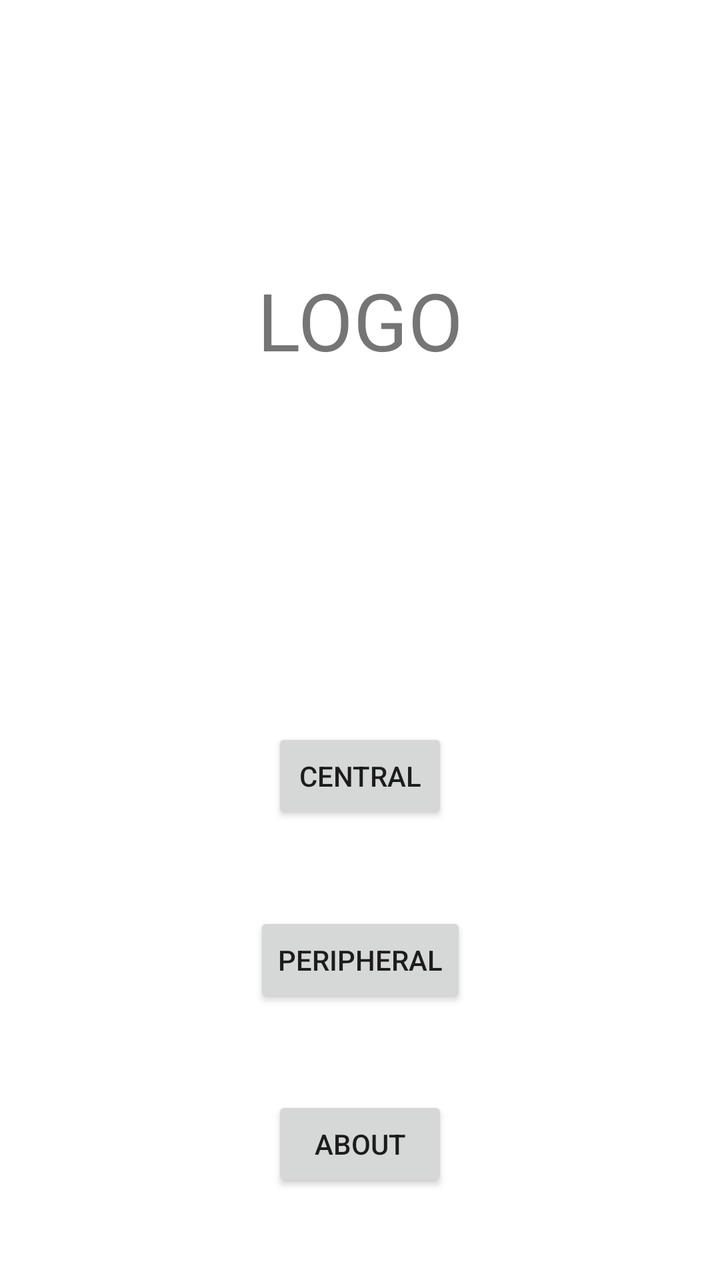
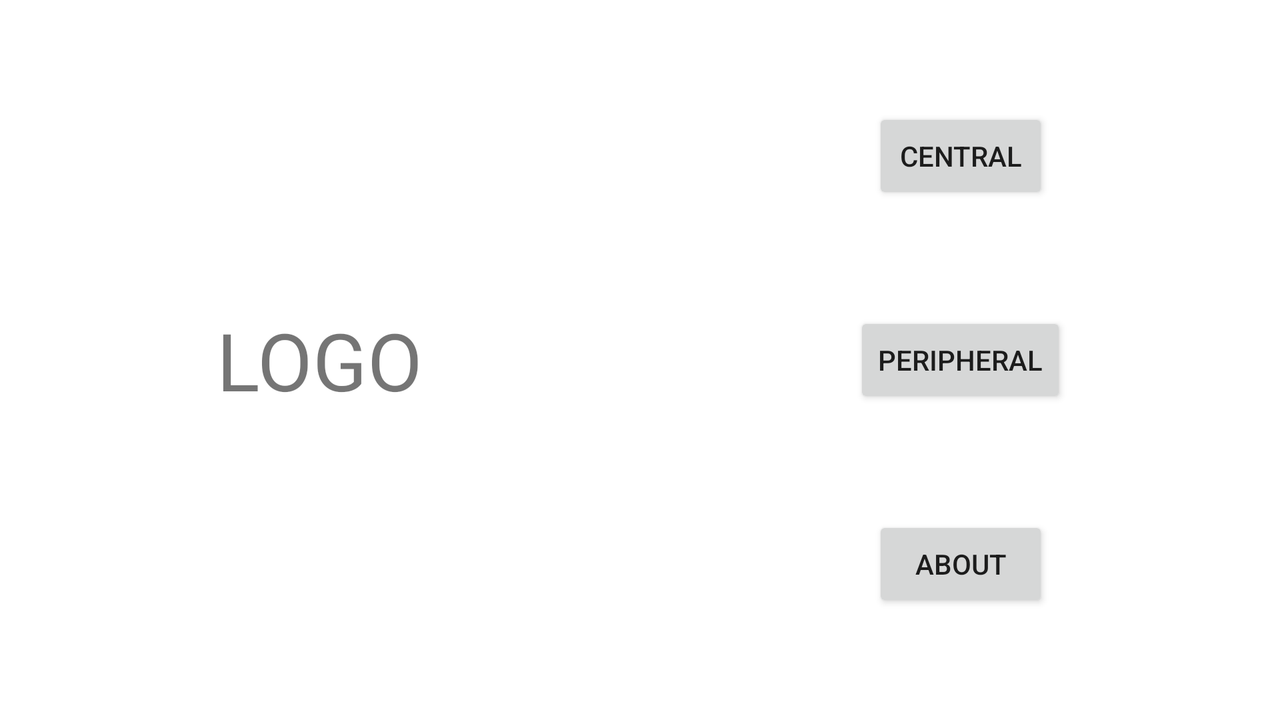

Two renders of one Android screen. The first uses the default layout on a phone; the second uses the alternative layout the repository ships for a different screen configuration, on a matching device. The two XML files are below.
<!-- AndroidManifest.xml: application theme Theme.LiZe_App -->
<!-- res/layout/activity_home.xml -->
<?xml version="1.0" encoding="utf-8"?>
<androidx.constraintlayout.widget.ConstraintLayout
    xmlns:android="http://schemas.android.com/apk/res/android"
    xmlns:app="http://schemas.android.com/apk/res-auto"
    xmlns:tools="http://schemas.android.com/tools"
    android:layout_width="match_parent"
    android:layout_height="match_parent"
    tools:context=".ui.main.MainActivity">

    <LinearLayout
        android:layout_width="match_parent"
        android:layout_height="match_parent"
        android:orientation="vertical"
        android:paddingBottom="@dimen/activity_vertical_margin"
        android:paddingLeft="@dimen/activity_horizontal_margin"
        android:paddingRight="@dimen/activity_horizontal_margin"
        android:paddingTop="@dimen/activity_vertical_margin"
        tools:context=".ui.main.MainActivity">

        <LinearLayout
            xmlns:android="http://schemas.android.com/apk/res/android"
            xmlns:tools="http://schemas.android.com/tools"
            android:layout_width="match_parent"
            android:layout_height="match_parent"
            android:layout_weight="1"
            android:orientation="vertical"
            android:paddingBottom="@dimen/activity_vertical_margin"
            android:paddingLeft="@dimen/activity_horizontal_margin"
            android:paddingRight="@dimen/activity_horizontal_margin"
            android:paddingTop="@dimen/activity_vertical_margin"
            tools:context=".ui.main.MainActivity">

            <TextView
                android:id="@+id/LOGO"
                android:layout_width="match_parent"
                android:layout_height="match_parent"
                android:layout_weight="1"
                android:text="LOGO"
                android:textSize="40sp"
                android:textAlignment="center"
                android:gravity="center"
                android:clickable="true"
                />

        </LinearLayout>

        <androidx.constraintlayout.widget.ConstraintLayout
            android:layout_width="match_parent"
            android:layout_height="match_parent"
            android:layout_weight="1"
            android:paddingBottom="@dimen/activity_vertical_margin"
            android:paddingLeft="@dimen/activity_horizontal_margin"
            android:paddingRight="@dimen/activity_horizontal_margin"
            android:paddingTop="@dimen/activity_vertical_margin">

            <Button
                android:id="@+id/Central_Button"
                android:layout_width="wrap_content"
                android:layout_height="wrap_content"
                android:text="@string/Central"
                android:textAlignment="center"
                app:layout_constraintBottom_toTopOf="@+id/Peripheral_Button"
                app:layout_constraintEnd_toEndOf="parent"
                app:layout_constraintStart_toStartOf="parent"
                app:layout_constraintTop_toTopOf="parent"
                tools:ignore="MissingConstraints" />

            <Button
                android:id="@+id/Peripheral_Button"
                android:layout_width="wrap_content"
                android:layout_height="wrap_content"
                android:text="@string/Peripheral"
                android:textAlignment="center"
                app:layout_constraintBottom_toTopOf="@+id/About_Button"
                app:layout_constraintEnd_toEndOf="parent"
                app:layout_constraintStart_toStartOf="parent"
                app:layout_constraintTop_toBottomOf="@+id/Central_Button"
                tools:ignore="MissingConstraints" />

            <Button
                android:id="@+id/About_Button"
                android:layout_width="wrap_content"
                android:layout_height="wrap_content"
                android:text="@string/About"
                android:textAlignment="center"
                app:layout_constraintBottom_toBottomOf="parent"
                app:layout_constraintEnd_toEndOf="parent"
                app:layout_constraintStart_toStartOf="parent"
                app:layout_constraintTop_toBottomOf="@+id/Peripheral_Button"
                tools:ignore="MissingConstraints" />

        </androidx.constraintlayout.widget.ConstraintLayout>

    </LinearLayout>

</androidx.constraintlayout.widget.ConstraintLayout>
<!-- resources referenced by this layout -->
<resources>
  <string name="About">About</string>
  <string name="Central">Central</string>
  <string name="Peripheral">Peripheral</string>
  <style name="Theme.LiZe_App" parent="Theme.MaterialComponents.DayNight.NoActionBar">
          
          <item name="colorPrimary">@color/purple_500</item>
          <item name="colorPrimaryVariant">@color/purple_700</item>
          <item name="colorOnPrimary">@color/white</item>
          
          <item name="colorSecondary">@color/teal_200</item>
          <item name="colorSecondaryVariant">@color/teal_700</item>
          <item name="colorOnSecondary">@color/black</item>
          
          <item name="android:statusBarColor" tools:targetApi="l">?attr/colorPrimaryVariant</item>
          
      </style>
  <color name="purple_500">#FF6200EE</color>
  <color name="purple_700">#FF3700B3</color>
  <color name="white">#FFFFFFFF</color>
  <color name="teal_200">#FF03DAC5</color>
  <color name="teal_700">#FF018786</color>
  <color name="black">#FF000000</color>
</resources>
<!-- res/layout-land/activity_home.xml (the author's variant of the layout above) -->
<!-- drawn on the phone turned sideways -->
<?xml version="1.0" encoding="utf-8"?>
<androidx.constraintlayout.widget.ConstraintLayout
    xmlns:android="http://schemas.android.com/apk/res/android"
    xmlns:app="http://schemas.android.com/apk/res-auto"
    xmlns:tools="http://schemas.android.com/tools"
    android:layout_width="match_parent"
    android:layout_height="match_parent"
    tools:context=".ui.main.MainActivity">

    <LinearLayout
        android:layout_width="match_parent"
        android:layout_height="match_parent"
        android:orientation="horizontal"
        android:paddingBottom="@dimen/activity_vertical_margin"
        android:paddingLeft="@dimen/activity_horizontal_margin"
        android:paddingRight="@dimen/activity_horizontal_margin"
        android:paddingTop="@dimen/activity_vertical_margin"
        tools:context=".ui.main.MainActivity">

        <LinearLayout
            xmlns:android="http://schemas.android.com/apk/res/android"
            xmlns:tools="http://schemas.android.com/tools"
            android:layout_width="match_parent"
            android:layout_height="match_parent"
            android:layout_weight="1"
            android:orientation="vertical"
            android:paddingBottom="@dimen/activity_vertical_margin"
            android:paddingLeft="@dimen/activity_horizontal_margin"
            android:paddingRight="@dimen/activity_horizontal_margin"
            android:paddingTop="@dimen/activity_vertical_margin"
            tools:context=".ui.main.MainActivity">

            <TextView
                android:id="@+id/LOGO"
                android:layout_width="match_parent"
                android:layout_height="match_parent"
                android:layout_weight="1"
                android:text="LOGO"
                android:textSize="40sp"
                android:textAlignment="center"
                android:gravity="center"
                android:clickable="true"
                />

        </LinearLayout>

        <androidx.constraintlayout.widget.ConstraintLayout
            android:layout_width="match_parent"
            android:layout_height="match_parent"
            android:layout_weight="1"
            android:paddingBottom="@dimen/activity_vertical_margin"
            android:paddingLeft="@dimen/activity_horizontal_margin"
            android:paddingRight="@dimen/activity_horizontal_margin"
            android:paddingTop="@dimen/activity_vertical_margin">

            <Button
                android:id="@+id/Central_Button"
                android:layout_width="wrap_content"
                android:layout_height="wrap_content"
                android:text="@string/Central"
                android:textAlignment="center"
                app:layout_constraintBottom_toTopOf="@+id/Peripheral_Button"
                app:layout_constraintEnd_toEndOf="parent"
                app:layout_constraintStart_toStartOf="parent"
                app:layout_constraintTop_toTopOf="parent"
                tools:ignore="MissingConstraints" />

            <Button
                android:id="@+id/Peripheral_Button"
                android:layout_width="wrap_content"
                android:layout_height="wrap_content"
                android:text="@string/Peripheral"
                android:textAlignment="center"
                app:layout_constraintBottom_toTopOf="@+id/About_Button"
                app:layout_constraintEnd_toEndOf="parent"
                app:layout_constraintStart_toStartOf="parent"
                app:layout_constraintTop_toBottomOf="@+id/Central_Button"
                tools:ignore="MissingConstraints" />

            <Button
                android:id="@+id/About_Button"
                android:layout_width="wrap_content"
                android:layout_height="wrap_content"
                android:text="@string/About"
                android:textAlignment="center"
                app:layout_constraintBottom_toBottomOf="parent"
                app:layout_constraintEnd_toEndOf="parent"
                app:layout_constraintStart_toStartOf="parent"
                app:layout_constraintTop_toBottomOf="@+id/Peripheral_Button"
                tools:ignore="MissingConstraints" />

        </androidx.constraintlayout.widget.ConstraintLayout>

    </LinearLayout>

</androidx.constraintlayout.widget.ConstraintLayout>
